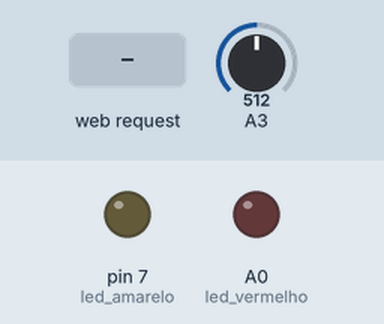
The sketch below on a simulated Arduino Uno, built with avr-gcc and run on an emulated ATmega328P. On the bench: output pins drawn as LEDs (lit = HIGH). The inputs (shaded band) are chosen by the test bench; at power-on: A3 = 512. WiFi joins after 1.5 s; servers stay silent unless stated; what the sketch prints to the serial monitor is not drawn.

Above: at 4.2 s.
4.3 s: HTTP request GET /voltagem received
At 6.7 s:
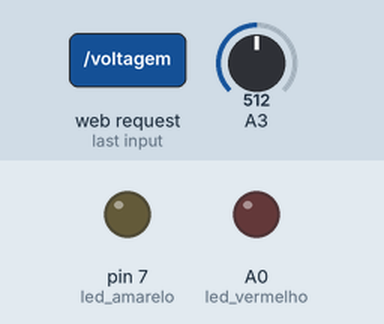
7.3 s: HTTP request GET /ligar received
At 8.4 s:
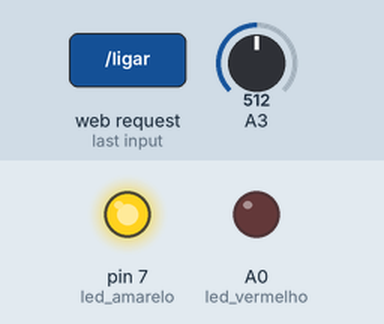
10.3 s: HTTP request GET /desligar received
At 11.9 s:
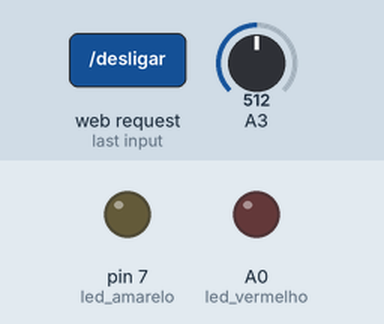
Timing chart, 0 to 13.4 s (numbered marks = the images above; inputs shaded):
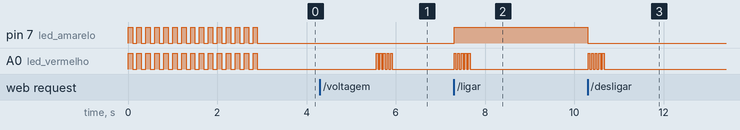

The sketch:

DSystem.ino
```cpp
//Código de simulação da Tomada inteligente versão 2
//para testar diretamente no arduino
//LINK DE ACESSO |||| RESULTADO dentro das aspas ""
//  192.168.0.30:1000              |||| "IoT By Diovane Soligo" - (string)
//  192.168.0.30:1000/voltagem     |||| "220" - (voltagem exemplo) (int)
//  192.168.0.30:1000/corrente     |||| "10.5" - (corrente exemplo) (float)
//  192.168.0.30:1000/potencia     |||| "865.20" - (watts exemplo) (float)
//  192.168.0.30:1000/umidade      |||| "77" - (% vindo do sensor DHT11) (int)
//  192.168.0.30:1000/temperatura  |||| "12" - (ºC vindo do sensor DHT11) (int)
//  192.168.0.30:1000/ligar        |||| liga o rele de carga, liga led (void)
//  192.168.0.30:1000/desligar     |||| desliga o rele de carga, desliga led (void)
//  192.168.0.30:1000/status       |||| "on" se o rele estiver ligado ou "off" se desligado (string)
//  192.168.0.30:1000/hello        |||| "OKDSV2ENCPH@NTOM?DSV2?30" - (identificador da tomada, PREFIXO ? VERSÃO DE CONTROLE ? ID "ÚNICO" DO DISPOSITIVO PARA CADASTRO) (array[])
//  192.168.0.30:1000/"outro link" |||| "404?Ops! ERRO :(" - (array[] string)

#include <SPI.h>
#include <Ethernet_v2.h>//utilizado o ethernet shield v2 italiano
//caso troque o ethernet shield por outro modelo basta trocar biblioteca e configuração do setup
#include "DHT.h"

// Enter a MAC address and IP address for your controller below.
// The IP address will be dependent on your local network:
#if defined(WIZ550io_WITH_MACADDRESS) // Use assigned MAC address of WIZ550io
;
#else
byte mac[] = {0x90, 0xA2, 0xDA, 0x10, 0x6D, 0x9D};
#endif
IPAddress ip(192,168,0,30);
EthernetServer server(1000);

#define DHTPIN A1 //SENSOR UMIDADE E TEMPERATURA porta A1
#define DHTTYPE DHT11 // DHT 11
DHT dht(DHTPIN, DHTTYPE);

void setup() {
  Serial.begin(9600);
  dht.begin();
#if defined(WIZ550io_WITH_MACADDRESS)
  Ethernet.begin(ip);
#else
  Ethernet.begin(mac, ip);
#endif
  server.begin();
  Serial.print("server is at ");
  Serial.println(Ethernet.localIP());

  iniciaLedsIndicadores();
  //led vermelho, referente a status de conexão externas, pisca quando alguem conectar
  //led amarelo, representa o rele de carga, se ligado ou desligado
}

void loop() {
  // listen for incoming clients
  EthernetClient client = server.available();
  if (client) {

    boolean currentLineIsBlank = true;
    String linha;
    while (client.connected()) {
      if (client.available()) {
        char c = client.read();
        linha.concat(c);
        if (c == '\n' && currentLineIsBlank) {
          client.println("HTTP/1.1 200 OK");
          client.println("Content-Type: text/javascript");
          client.println("Access-Control-Allow-Origin: *");
          client.println();
          int posicao = 5;
          boolean X = true;
          while (X) {
            if (linha.substring(posicao, posicao + 1) == " ") {//pega o comando recebido
              X = false;
            }
            posicao++;
          }
          String comando = linha.substring(5, posicao - 1);
          if (comando != "") {
            int v;
            float c;
            if (comando == "voltagem" or comando == "corrente" or comando == "potencia") {
              c = readCurrent();
              v = readVoltage();
            }
            if (comando == "umidade") {
              client.println(int(dht.readHumidity()));
            } else if (comando == "temperatura") {
              client.println(int(dht.readTemperature()));
            } else if (comando == "hello") {
              client.println("OKDSV2ENCPH@NTOM?DSV2?30");//PREFIXO "não alteravel" ? VERSÃO DE CONTROLE ? ID "ÚNICO" DO DISPOSITIVO PARA CADASTRO
            } else if (comando == "voltagem") {
              client.println(v);
            } else if (comando == "corrente") {
              client.println(c);
            } else if (comando == "potencia") {
              client.println(v * c);
            } else if (comando == "ligar") {
              digitalWrite(7, HIGH);
            } else if (comando == "desligar") {
              digitalWrite(7, LOW);
            } else if (comando == "status") {
              if (digitalRead(7) == HIGH) {
                client.println("on");
              } else {
                client.println("off");
              }
            } else {
              client.println("404?Ops! ERRO :( ");
            }
          } else {
            client.println("IoT By Diovane Soligo");
          }
          break; // fim da transmissão
        }
        if (c == '\n') {
          currentLineIsBlank = true;
        } else if (c != '\r') {
          currentLineIsBlank = false;
        }
      }
    }
    // give the web browser time to receive the data
    delay(1);
    // close the connection:
    client.stop();
    sinalizaAcesso();
  }
  client.flush();
}
//SENSOR TENSAO
//Simulador não possui o sensor conectado, porém mantido código
int readVoltage() {
  float val = 0.00;
  float media = 0.00;
  for (int i = 1; i <= 1000; i++) {
    int valor = analogRead(A3);
    if ((valor > 100) & (valor < 650)) {
      val = ((analogRead(A3) * 5.000) / 1024) * 53;
    }
    if ((valor > 651) & (valor < 1023)) {
      val = ((analogRead(A3) * 5.000) / 1024) * 49;
    }
    media += val;
    delay(1);
  }
  media /= 1000;
  return int(media);
}
/*************************************/
float readCurrent() {//código retidado, pois o simulador não possui o sensor corrente
  return 10.3;
}
/************************************/
void iniciaLedsIndicadores(){
  pinMode(A0,OUTPUT);//led vermelho
  pinMode(7,OUTPUT);//led amarelo
  digitalWrite(A0,LOW);
  digitalWrite(7,LOW);
  //sinaliza inicio
  int i=0;
  while(i<15){
    digitalWrite(A0,HIGH);
    digitalWrite(7,HIGH);
    delay(100);
    digitalWrite(A0,LOW);
    digitalWrite(7,LOW);
    delay(100);
    i++;
    }
  }
 /*****************************/
 void sinalizaAcesso(){
  int i=0;
  while(i<5){
    digitalWrite(A0,HIGH);
    delay(40);
    digitalWrite(A0,LOW);
    delay(40);
    i++;
  }
  }
```

Measured:
- after the input at 4.3 s, A0 (led_vermelho): alternates HIGH for 0.04 s and LOW for 0.04 s, 10 changes in all, then stays LOW, starting after 1.3 s
- after the input at 7.3 s, pin 7 (led_amarelo): LOW → HIGH at once; A0 (led_vermelho): alternates HIGH for 0.04 s and LOW for 0.04 s, 10 changes in all, then stays LOW, starting at once
- after the input at 10.3 s, pin 7 (led_amarelo): HIGH → LOW at once; A0 (led_vermelho): alternates HIGH for 0.04 s and LOW for 0.04 s, 10 changes in all, then stays LOW, starting at once
